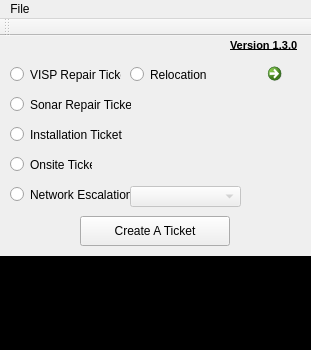
<?xml version="1.0" encoding="UTF-8"?>
<ui version="4.0">
 <class>MainWindow</class>
 <widget class="QMainWindow" name="MainWindow">
  <property name="windowModality">
   <enum>Qt::NonModal</enum>
  </property>
  <property name="enabled">
   <bool>true</bool>
  </property>
  <property name="geometry">
   <rect>
    <x>0</x>
    <y>0</y>
    <width>311</width>
    <height>350</height>
   </rect>
  </property>
  <property name="sizePolicy">
   <sizepolicy hsizetype="Preferred" vsizetype="Preferred">
    <horstretch>0</horstretch>
    <verstretch>0</verstretch>
   </sizepolicy>
  </property>
  <property name="minimumSize">
   <size>
    <width>311</width>
    <height>350</height>
   </size>
  </property>
  <property name="maximumSize">
   <size>
    <width>311</width>
    <height>350</height>
   </size>
  </property>
  <property name="windowTitle">
   <string>GTEK Ticket Creator</string>
  </property>
  <property name="windowIcon">
   <iconset resource="images.qrc">
    <normaloff>:/Images/images/LogoSmall.png</normaloff>:/Images/images/LogoSmall.png</iconset>
  </property>
  <property name="animated">
   <bool>true</bool>
  </property>
  <widget class="QWidget" name="centralWidget">
   <widget class="QRadioButton" name="radioNetwork">
    <property name="enabled">
     <bool>true</bool>
    </property>
    <property name="geometry">
     <rect>
      <x>10</x>
      <y>150</y>
      <width>121</width>
      <height>17</height>
     </rect>
    </property>
    <property name="text">
     <string>Network Escalation</string>
    </property>
   </widget>
   <widget class="QRadioButton" name="radioSonar">
    <property name="enabled">
     <bool>true</bool>
    </property>
    <property name="geometry">
     <rect>
      <x>10</x>
      <y>60</y>
      <width>121</width>
      <height>17</height>
     </rect>
    </property>
    <property name="text">
     <string>Sonar Repair Ticket</string>
    </property>
   </widget>
   <widget class="QRadioButton" name="radioRepair">
    <property name="geometry">
     <rect>
      <x>10</x>
      <y>30</y>
      <width>111</width>
      <height>17</height>
     </rect>
    </property>
    <property name="text">
     <string>VISP Repair Ticket</string>
    </property>
   </widget>
   <widget class="QLabel" name="logoBackground">
    <property name="enabled">
     <bool>true</bool>
    </property>
    <property name="geometry">
     <rect>
      <x>0</x>
      <y>220</y>
      <width>311</width>
      <height>101</height>
     </rect>
    </property>
    <property name="sizePolicy">
     <sizepolicy hsizetype="Ignored" vsizetype="Ignored">
      <horstretch>0</horstretch>
      <verstretch>0</verstretch>
     </sizepolicy>
    </property>
    <property name="minimumSize">
     <size>
      <width>0</width>
      <height>0</height>
     </size>
    </property>
    <property name="maximumSize">
     <size>
      <width>16777215</width>
      <height>125</height>
     </size>
    </property>
    <property name="sizeIncrement">
     <size>
      <width>0</width>
      <height>0</height>
     </size>
    </property>
    <property name="toolTip">
     <string>&lt;html&gt;&lt;head/&gt;&lt;body&gt;&lt;p&gt;GTEK Communications&lt;/p&gt;&lt;/body&gt;&lt;/html&gt;</string>
    </property>
    <property name="statusTip">
     <string/>
    </property>
    <property name="autoFillBackground">
     <bool>false</bool>
    </property>
    <property name="styleSheet">
     <string notr="true">background-color: rgb(0, 0, 0);
image: url(:/Images/images/Logo.png);</string>
    </property>
    <property name="frameShape">
     <enum>QFrame::NoFrame</enum>
    </property>
    <property name="frameShadow">
     <enum>QFrame::Plain</enum>
    </property>
    <property name="text">
     <string/>
    </property>
    <property name="scaledContents">
     <bool>true</bool>
    </property>
    <property name="alignment">
     <set>Qt::AlignBottom|Qt::AlignLeading|Qt::AlignLeft</set>
    </property>
   </widget>
   <widget class="QPushButton" name="ticketButton">
    <property name="geometry">
     <rect>
      <x>80</x>
      <y>180</y>
      <width>150</width>
      <height>30</height>
     </rect>
    </property>
    <property name="sizePolicy">
     <sizepolicy hsizetype="Fixed" vsizetype="Fixed">
      <horstretch>0</horstretch>
      <verstretch>0</verstretch>
     </sizepolicy>
    </property>
    <property name="minimumSize">
     <size>
      <width>150</width>
      <height>30</height>
     </size>
    </property>
    <property name="text">
     <string>Create A Ticket</string>
    </property>
   </widget>
   <widget class="QComboBox" name="ticketType">
    <property name="enabled">
     <bool>false</bool>
    </property>
    <property name="geometry">
     <rect>
      <x>130</x>
      <y>150</y>
      <width>111</width>
      <height>21</height>
     </rect>
    </property>
    <item>
     <property name="text">
      <string/>
     </property>
    </item>
    <item>
     <property name="text">
      <string>Static IP</string>
     </property>
    </item>
    <item>
     <property name="text">
      <string>Key Upgrade</string>
     </property>
    </item>
    <item>
     <property name="text">
      <string>Voip / Nextiva</string>
     </property>
    </item>
    <item>
     <property name="text">
      <string>MTL / MDU</string>
     </property>
    </item>
    <item>
     <property name="text">
      <string>Other</string>
     </property>
    </item>
   </widget>
   <widget class="QRadioButton" name="onsite">
    <property name="enabled">
     <bool>true</bool>
    </property>
    <property name="geometry">
     <rect>
      <x>10</x>
      <y>120</y>
      <width>82</width>
      <height>17</height>
     </rect>
    </property>
    <property name="text">
     <string>Onsite Ticket</string>
    </property>
   </widget>
   <widget class="QRadioButton" name="install">
    <property name="geometry">
     <rect>
      <x>10</x>
      <y>90</y>
      <width>121</width>
      <height>17</height>
     </rect>
    </property>
    <property name="text">
     <string>Installation Ticket</string>
    </property>
   </widget>
   <widget class="QCommandLinkButton" name="commandLinkButton">
    <property name="geometry">
     <rect>
      <x>260</x>
      <y>20</y>
      <width>51</width>
      <height>51</height>
     </rect>
    </property>
    <property name="cursor">
     <cursorShape>ArrowCursor</cursorShape>
    </property>
    <property name="text">
     <string/>
    </property>
    <property name="icon">
     <iconset resource="images.qrc">
      <normaloff>:/Images/images/Changelog.png</normaloff>:/Images/images/Changelog.png</iconset>
    </property>
    <property name="iconSize">
     <size>
      <width>40</width>
      <height>40</height>
     </size>
    </property>
   </widget>
   <widget class="QLabel" name="label">
    <property name="geometry">
     <rect>
      <x>230</x>
      <y>0</y>
      <width>81</width>
      <height>20</height>
     </rect>
    </property>
    <property name="text">
     <string>&lt;!DOCTYPE HTML PUBLIC &quot;-//W3C//DTD HTML 4.0//EN&quot; &quot;http://www.w3.org/TR/REC-html40/strict.dtd&quot;&gt;
&lt;html&gt;&lt;head&gt;&lt;meta name=&quot;qrichtext&quot; content=&quot;1&quot; /&gt;&lt;style type=&quot;text/css&quot;&gt;
p, li { white-space: pre-wrap; }
&lt;/style&gt;&lt;/head&gt;&lt;body style=&quot; font-family:'MS Shell Dlg 2'; font-size:8pt; font-weight:400; font-style:normal;&quot;&gt;
&lt;p style=&quot; margin-top:0px; margin-bottom:0px; margin-left:0px; margin-right:0px; -qt-block-indent:0; text-indent:0px;&quot;&gt;&lt;span style=&quot; font-weight:600; text-decoration: underline;&quot;&gt;Version 1.3.0&lt;/span&gt;&lt;/p&gt;&lt;/body&gt;&lt;/html&gt;</string>
    </property>
   </widget>
   <widget class="QRadioButton" name="radioRelo">
    <property name="enabled">
     <bool>true</bool>
    </property>
    <property name="geometry">
     <rect>
      <x>130</x>
      <y>30</y>
      <width>82</width>
      <height>17</height>
     </rect>
    </property>
    <property name="text">
     <string>Relocation</string>
    </property>
   </widget>
  </widget>
  <widget class="QMenuBar" name="menuBar">
   <property name="geometry">
    <rect>
     <x>0</x>
     <y>0</y>
     <width>311</width>
     <height>21</height>
    </rect>
   </property>
   <widget class="QMenu" name="menuFile">
    <property name="title">
     <string>File</string>
    </property>
    <addaction name="actionExit_3"/>
   </widget>
   <addaction name="menuFile"/>
  </widget>
  <widget class="QToolBar" name="mainToolBar">
   <attribute name="toolBarArea">
    <enum>TopToolBarArea</enum>
   </attribute>
   <attribute name="toolBarBreak">
    <bool>false</bool>
   </attribute>
  </widget>
  <action name="actionDisplay_Help">
   <property name="enabled">
    <bool>false</bool>
   </property>
   <property name="text">
    <string>Display Help</string>
   </property>
  </action>
  <action name="actionDisplay_Test">
   <property name="enabled">
    <bool>false</bool>
   </property>
   <property name="text">
    <string>Display Test</string>
   </property>
  </action>
  <action name="actionExit_3">
   <property name="text">
    <string>Exit</string>
   </property>
  </action>
 </widget>
 <layoutdefault spacing="6" margin="11"/>
 <resources>
  <include location="images.qrc"/>
 </resources>
 <connections/>
</ui>
